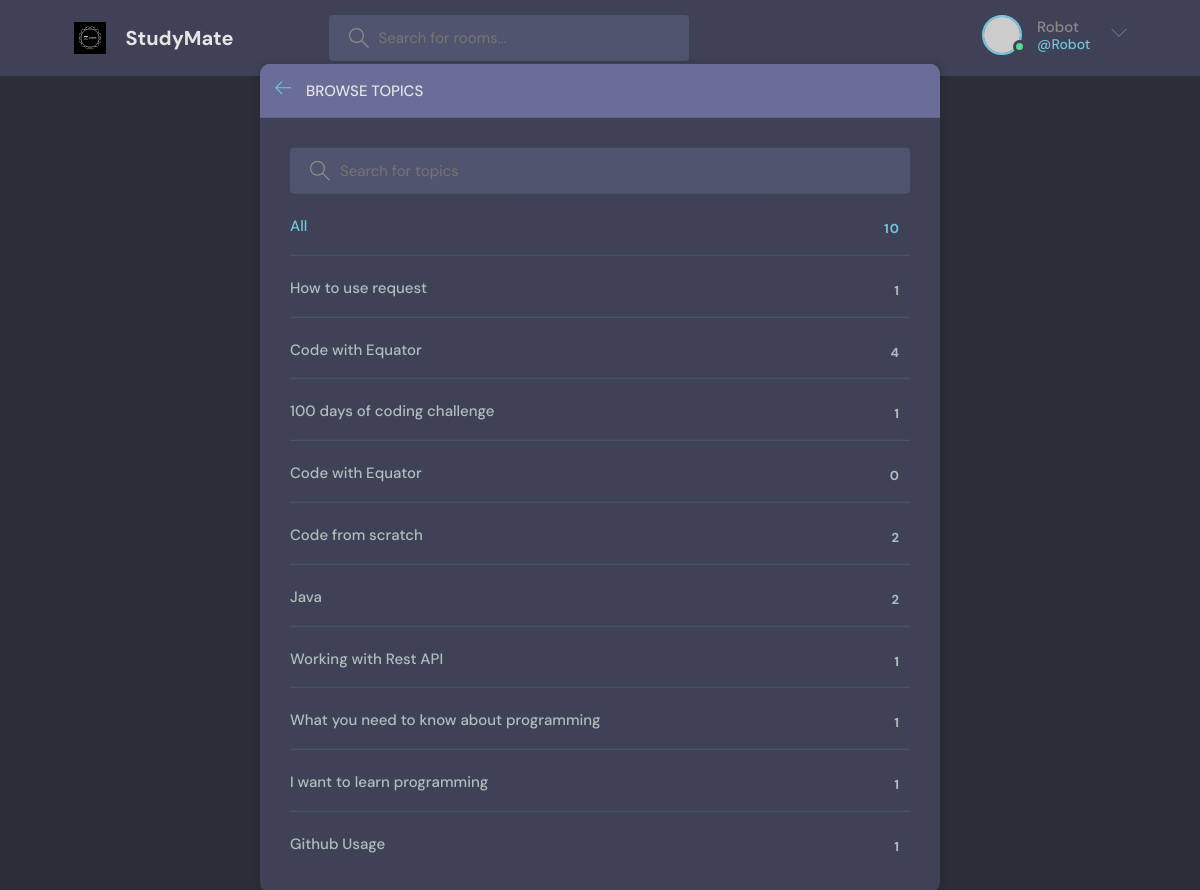
The page /topics/ (signed in) on the database its author committed.
### page/models.py (models this page shows, shortened)
class Topic(models.Model):
    name = models.CharField(max_length=100)

### page/views.py (the view)
# urls.py: path('topics/', views.topicsPage, name="topics"),
def topicsPage(request):
     q = request.GET.get('q') if request.GET.get('q') != None else ""
     topics = Topic.objects.filter(name__icontains=q)
     return render(request, "page/topics.html", {'topics': topics})

### page/templates/page/topics.html (shortened to what this page needs)
{% extends 'main.html' %} {% block content %}
<main class="create-room layout">
  <div class="container">
    <div class="layout__box">
      <div class="layout__boxHeader">
        <div class="layout__boxTitle">
          <a href="{% url 'index' %}">
            <svg
              version="1.1"
              xmlns="http://www.w3.org/2000/svg"
              width="32"
              height="32"
              viewBox="0 0 32 32"
            >
              <title>arrow-left</title>
              <path
                d="M13.723 2.286l-13.723 13.714 13.719 13.714 1.616-1.611-10.96-10.96h27.625v-2.286h-27.625l10.965-10.965-1.616-1.607z"
              ></path>
            </svg>
          </a>
          <h3>Browse Topics</h3>
        </div>
      </div>
      <div class="topics-page layout__body">
        <form action="" method="GET" class="header__search">
          <label>
            <input name="q" placeholder="Search for topics" />
          </label>
        </form>
        <ul class="topics__list">
          <li>
            <a href="{% url 'topics' %}" class="active"
              >All <span>{{topics.count}}</span></a
            >
          </li>
          {% for topic in topics %}
          <li>
            <a href="{% url 'index' %}?q={{topic.name}}"
              >{{ topic.name }} <span>{{topic.room_set.all.count}}</span></a
            >
          </li>
          {% endfor %}
        </ul>
      </div>
    </div>
  </div>
</main>
{% endblock content %}

### templates/navbar.html (shortened to what this page needs)
{% load static %}
<header class="header header--loggedIn">
  <div class="container">
    <a href="{% url 'index' %}" class="header__logo">
      <img src="{% static 'images/logo-white.svg' %}" />
      <h1>StudyMate</h1>
    </a>
    <form class="header__search" method="GET" action="{% url 'index' %}">
      <label>
        <input type="text" name="q" placeholder="Search for rooms..." />
      </label>
    </form>
    <nav class="header__menu">
      {% if request.user.is_authenticated %}
      <div class="header__user">
        <a href="{% url 'user-profile' user.id %}">
          <div class="avatar avatar--medium active">
            <img src="https://randomuser.me/api/portraits/men/37.jpg" />
          </div>
          <p>
            {{ request.user.username }}<span>@{{ request.user.username }}</span>
          </p>
        </a>
        <button class="dropdown-button">
          <svg
            version="1.1"
            xmlns="http://www.w3.org/2000/svg"
            width="32"
            height="32"
            viewBox="0 0 32 32"
          >
            <title>chevron-down</title>
            <path d="M16 21l-13-13h-3l16 16 16-16h-3l-13 13z"></path>
          </svg>
        </button>
      </div>
      {% else %}
      <a href="{% url 'login' %}">
        <img src="{% static 'images/avatar.svg' %}" />
        <p>Login</p>
      </a>
      {% endif %}
    </nav>
  </div>
</header>

### static/css/style.css (style rules this page uses)
:root { --color-main: #71c6dd; --color-main-light: #e1f6fb; --color-dark: #3f4156; --color-dark-medium: #51546e; --color-dark-light: #696d97; --color-light: #e5e5e5; --color-gray: #8b8b8b; --color-light-gray: #b2bdbd; --color-bg: #2d2d39; --color-success: #5dd693; --color-error: #fc4b0b; }
* { font-family: "DM Sans", -apple-system, BlinkMacSystemFont, "Segoe UI", Roboto, Oxygen, Ubuntu, Cantarell, "Open Sans", "Helvetica Neue", sans-serif; margin: 0; padding: 0; box-sizing: border-box; text-rendering: optimizeLegibility; font-size: inherit; }
html { font-size: 56.25%; }
@media only screen and (min-width: 1200px) { html { font-size: 62.5%; } }
body { line-height: 1.6; font-weight: 400; font-size: 1.5rem; color: var(--color-light-gray); background-color: var(--color-bg); min-height: 100vh; }
img { width: 100%; }
a { display: inline-block; color: var(--color-main); text-decoration: none; }
.container { max-width: 120rem; width: 90%; margin: auto; }
.avatar { position: relative; display: inline-block; border-radius: 50%; border: 2px solid var(--color-main); }
.avatar img { display: block; border-radius: 50%; object-fit: cover; object-position: center; }
.avatar::after { content: ""; display: block; position: absolute; background-color: var(--color-gray); z-index: 111; border-radius: 50%; border: 0.3rem solid var(--color-dark); }
.avatar.active::after { background-color: var(--color-success); }
.avatar.avatar--medium img { width: 3.6rem; height: 3.6rem; border-radius: 50%; }
.avatar.avatar--medium:after { width: 0.7rem; height: 0.7rem; bottom: 0px; right: -6px; }
.header { padding: 1.5rem; background-color: var(--color-dark); }
.header > .container { display: flex; gap: 9.5rem; }
.header__logo, .header__user { display: flex; gap: 2rem; align-items: center; }
.header__logo > img { height: 3.2rem; width: 3.2rem; }
.header__logo > h1 { font-weight: 700; font-size: 2rem; color: var(--color-light); }
.header__search > label { background-color: var(--color-dark-medium); padding: 1.3rem 1rem; display: flex; align-items: center; gap: 1rem; border-radius: 4px; }
.header__search svg { fill: var(--color-gray); width: 2rem; height: 2rem; margin-left: 1rem; }
.header__search input { width: 30rem; background: transparent; border: none; outline: none; color: var(--color-light); }
.header__menu { margin-left: auto; position: relative; }
.header__menu a { display: flex; gap: 1.5rem; align-items: center; font-weight: 500; text-decoration: none; color: var(--color-gray); }
.header__menu img { height: 3.6rem; }
.header__menu p { line-height: 1.2; }
.header__menu span { color: var(--color-main); font-weight: 500; font-size: 1.4rem; display: block; }
.header__menu svg { width: 1.6rem; height: 1.6rem; fill: var(--color-dark-light); }
.dropdown-button { background: transparent; border: 0; outline: 0; cursor: pointer; }
.layout { margin-top: 2.4rem; }
.layout > .container { display: flex; justify-content: space-between; align-items: flex-start; }
.layout__box { width: 90%; max-width: 48rem; min-height: 40rem; position: absolute; top: 50%; left: 50%; transform: translate(-50%, -46%); background-color: var(--color-dark); border-radius: 1rem; box-shadow: 1px 1px 6px 3px rgba(0, 0, 0, 0.1); overflow: hidden; }
.layout__boxHeader { display: flex; padding: 1.5rem; background-color: var(--color-dark-light); }
.layout__boxTitle { display: flex; gap: 1.5rem; align-items: center; }
.layout__boxTitle h3 { text-transform: uppercase; font-weight: 500; color: var(--color-light); }
.layout__boxTitle svg { width: 1.6rem; height: 1.6rem; fill: var(--color-main); }
.layout__body { margin: 3rem; }
.topics__list { list-style: none; }
.topics__list li a { display: flex; justify-content: space-between; margin-bottom: 3rem; font-weight: 500; color: var(--color-light-gray); transition: all 0.3s ease-in-out; }
.topics__list li a.active, .topics__list li a:hover { color: var(--color-main); }
.topics__list li a span { padding: 0.5rem 1rem; background-color: var(--color-dark); border-radius: 3px; font-size: 1.3rem; font-weight: 700; letter-spacing: 1px; }
.topics-page .topics__list li:not(:last-child) a { margin: 2rem 0; padding-bottom: 1rem; text-decoration: none; border-bottom: 1px solid var(--color-dark-medium); }
.topics-page .header__search { display: block; }
.create-room.layout .layout__box { max-width: 68rem; }

### rows shown on the page
Topic: name "How to use request", room_set.all.count "1"
Topic: name "Code with Equator", room_set.all.count "4"
Topic: name "100 days of coding challenge", room_set.all.count "1"
Topic: name "Code with Equator", room_set.all.count "0"
Topic: name "Code from scratch", room_set.all.count "2"
Topic: name "Java", room_set.all.count "2"
Topic: name "Working with Rest API", room_set.all.count "1"
Topic: name "What you need to know about programming", room_set.all.count "1"
Topic: name "I want to learn programming", room_set.all.count "1"
Topic: name "Github Usage", room_set.all.count "1"

### other values the page prints
{{ request.user.username }} "Robot"
{{ topics.count }} "10"
